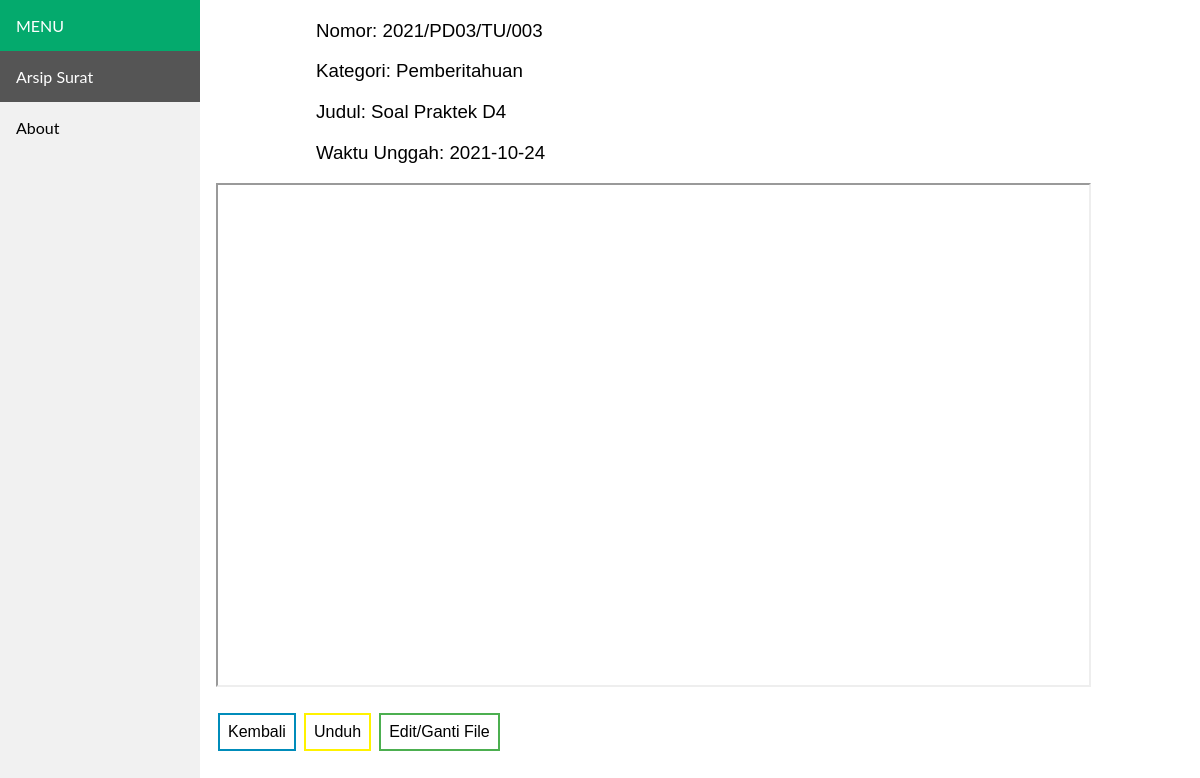
The app's page /show.php?id=27 with its own data.
### tables this page shows
CREATE TABLE `arsip` (
  `id` int(11) NOT NULL,
  `nomor` varchar(50) NOT NULL,
  `kategori` varchar(50) NOT NULL,
  `judul` varchar(255) NOT NULL,
  `tgl_arsip` date NOT NULL,
  `pdf` varchar(255) NOT NULL
);

### show.php (the view, shortened to what this page needs)
<!DOCTYPE html>
<html>
<head>
<link rel="stylesheet" type="text/css" href="style.css">
</head>
<body>
<div class="sidebar">
  <div class="block">MENU</div>
  <a class="active" href="index.php">Arsip Surat</a>
  <a href="about.php">About</a>
</div>
<div class="content">
    <?php
    include 'koneksi.php';
    $id = $_GET['id'];
    $data = mysqli_query($koneksi,"select * from arsip where id='$id'");
    while($d = mysqli_fetch_array($data)){
        ?>
            <h3>Nomor: <?php echo $d['nomor']; ?></h3>
            <h3>Kategori: <?php echo $d['kategori']; ?></h3>
            <h3>Judul: <?php echo $d['judul']; ?></h3>
            <h3>Waktu Unggah: <?php echo $d['tgl_arsip']; ?></h3>
            <iframe src="pdfview.php?id=<?php echo $id; ?>" width="90%" height="500px">
            </iframe>
    <br>
    <br>
    <a href="index.php"><button class="button button2">Kembali</button></a>
    <a href="filepdf/<?php echo $d['pdf']; ?>"><button class="button button6">Unduh</button></a>
    <a href="update.php?id=<?php echo $id; ?>"><button class="button button1">Edit/Ganti File</button></a>
    <?php
    }
    ?>
</div>
</body>
</html>

### style.css (style rules this page uses)
body { margin: 0; font-family: "Lato", sans-serif; }
.sidebar { margin: 0; padding: 0; width: 200px; background-color: #f1f1f1; position: fixed; height: 100%; overflow: auto; }
.sidebar a { display: block; color: black; padding: 16px; text-decoration: none; }
.sidebar a.active { background-color: #555; color: white; }
div.block { background-color: #04AA6D; color: white; display: block; padding: 16px; text-decoration: none; }
div.content { margin-left: 200px; padding: 1px 16px; }
h3 { padding-left: 100px; font-family: sans-serif; font-weight: 50; }
.button { background-color: #4CAF50; border: none; color: white; padding: 8px 8px; text-align: center; text-decoration: none; display: inline-block; font-size: 16px; margin: 4px 2px; transition-duration: 0.4s; cursor: pointer; }
.button1 { background-color: white; color: black; border: 2px solid #4CAF50; }
.button2 { background-color: white; color: black; border: 2px solid #008CBA; }
.button6 { background-color: white; color: black; border: 2px solid #fff200; }

### records on screen
arsip: nomor "2021/PD03/TU/003", kategori "Pemberitahuan", judul "Soal Praktek D4", tgl_arsip "2021-10-24"
